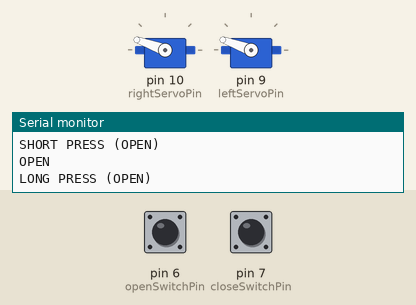
This sketch was run on a simulated Arduino Uno, built with avr-gcc and run on an emulated ATmega328P. On the bench: 2 × servo, the last lines printed to the serial monitor. Inputs (shaded band) come from the test bench; at power-on: pin 6 (openSwitchPin) HIGH, pin 7 (closeSwitchPin) HIGH.

Above: at 2.2 s.
2.3 s: pin 6 (openSwitchPin) pulled LOW for 3.2 s
At 6.4 s:
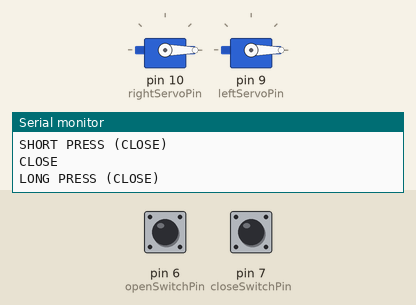
7.0 s: pin 7 (closeSwitchPin) pulled LOW for 0.5 s
At 8.2 s:
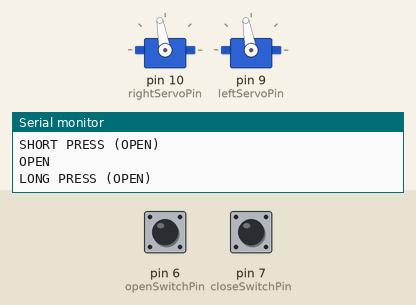
9.8 s: pin 6 (openSwitchPin) pulled LOW for 0.5 s
At 11.24 s:
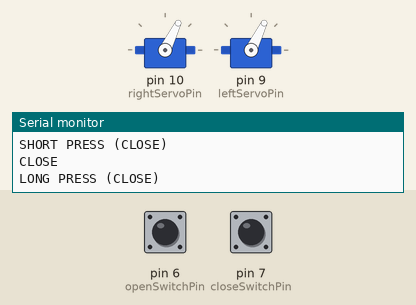
12.9 s: pin 7 (closeSwitchPin) pulled LOW for 1 s
At 15.1 s:
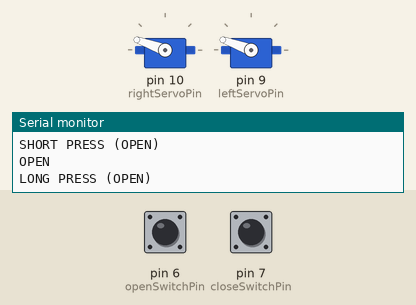
Timing chart, 0 to 16.6 s (numbered marks = the images above; inputs shaded):
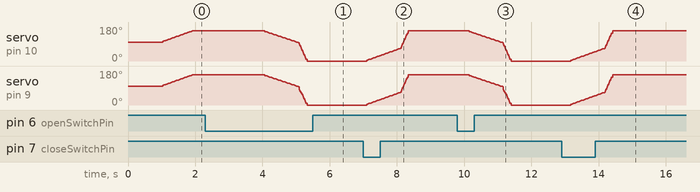

The sketch:

Floxia_Home_Bluetooth.ino
```cpp
/*


           ███████╗██╗      ██████╗ ██╗  ██╗██╗ █████╗
           ██╔════╝██║     ██╔═══██╗╚██╗██╔╝██║██╔══██╗
           █████╗  ██║     ██║   ██║ ╚███╔╝ ██║███████║
           ██╔══╝  ██║     ██║   ██║ ██╔██╗ ██║██╔══██║
           ██║     ███████╗╚██████╔╝██╔╝ ██╗██║██║  ██║
           ╚═╝     ╚══════╝ ╚═════╝ ╚═╝  ╚═╝╚═╝╚═╝  ╚═╝


                            FlOXIA HOME

                      (C)2020 floxia/mpvdc21

                              v0.3rev2


                             GNU LGPLv3
*/
```

Code.ino
```cpp
#include <VarSpeedServo.h> // variable speed servo library.
#include <SoftwareSerial.h> // TX RX software library for bluetooth.

int bluetoothTx = 3; // bluetooth Tx to pin 3.
int bluetoothRx = 2; // bluetooth Rx to pin 2.

SoftwareSerial bluetooth(bluetoothTx, bluetoothRx);

VarSpeedServo leftServo;
VarSpeedServo rightServo;

const int leftServoPin = 9;   // left servo to pin 9.
const int rightServoPin = 10; // right servo Rx to pin 10.

const int openSwitchPin = 6; // open switch to pin 6.
const int closeSwitchPin = 7; // close switch to pin 7.

const int statusLed = 11; // close switch to pin 11.

// Settings

int leftServoAngle = 100;  // initial servo angle degrees 0-180.
int rightServoAngle = 100; // initial servo angle degrees 0-180.

int slowSpeed = 255; // slow speed 0-255.
int fastSpeed = 255; // fast speed 0-255.

int maxServoAngle = 160; // max servo angle degrees 0-180.
int midServoAngle = 80;  // mid servo angle degrees 0-180.
int minServoAngle = 0;   // min servo angle degrees 0-180.

int T1 = 0; // open delay between left and right servos in ms.
int T2 = 0; // close delay between left and right servos in ms

int servoSteps = 2; // servo inching degrees 0-180.

int switchLongPress = 1000; // switch long press in ms.

void setup() {

  Serial.begin(9600); // start serial.

  bluetooth.begin(9600); // start bluetooth serial.

  pinMode(openSwitchPin, INPUT_PULLUP);
  pinMode(closeSwitchPin, INPUT_PULLUP);

  //  leftServo.attach(leftServoPin);
  //  rightServo.attach(rightServoPin);

  leftServo.write(leftServoAngle, slowSpeed);
  rightServo.write(rightServoAngle, slowSpeed);

  Serial.print("LEFT SERVO ANGLE = ");
  Serial.println(leftServoAngle);
  Serial.print("RIGHT SERVO ANGLE = ");
  Serial.println(rightServoAngle);

  delay(1000);

}

void loop() {

  if (digitalRead(openSwitchPin) == HIGH) {
    Serial.println("OPEN");
    Serial.println("");
    unsigned long startOpen = millis();

    while (digitalRead(openSwitchPin) == HIGH) {
      Serial.println("OPEN");
      Serial.println("");

      if (millis() - startOpen < switchLongPress) {
        Serial.println("SHORT PRESS (OPEN)");
        Serial.println("");

        digitalWrite(statusLed, HIGH);

        rightServoAngle += servoSteps;
        leftServoAngle += servoSteps;

        if (rightServoAngle >= maxServoAngle) {
          rightServoAngle = maxServoAngle;

        }

        if (leftServoAngle >= maxServoAngle) {
          leftServoAngle = maxServoAngle;
        }

        rightServo.attach(rightServoPin);
        leftServo.attach(leftServoPin);

        rightServo.write(rightServoAngle, slowSpeed);
        delay(T1);
        leftServo.write(leftServoAngle, slowSpeed);

        digitalWrite(statusLed, LOW);

      }

      else if (millis() - startOpen >= switchLongPress) {
        Serial.println("LONG PRESS (OPEN)");
        Serial.println("");

        rightServoAngle = maxServoAngle;
        leftServoAngle = maxServoAngle;

        rightServo.attach(rightServoPin);
        leftServo.attach(leftServoPin);

        rightServo.write(rightServoAngle, fastSpeed);
        delay(T1);
        leftServo.write(leftServoAngle, fastSpeed);


        ledblink();

        delay(1000);

      }
    }
  }

  if (digitalRead(closeSwitchPin) == HIGH) {
    Serial.println("CLOSE");
    Serial.println("");
    unsigned long startClose = millis();

    while (digitalRead(closeSwitchPin) == HIGH) {
      Serial.println("CLOSE");
      Serial.println("");

      if (millis() - startClose < switchLongPress) {
        Serial.println("SHORT PRESS (CLOSE)");
        Serial.println("");

        digitalWrite(statusLed, HIGH);

        rightServoAngle -= servoSteps;
        leftServoAngle -= servoSteps;

        if (rightServoAngle <= minServoAngle) {
          rightServoAngle = minServoAngle;

        }

        if (leftServoAngle <= minServoAngle) {
          leftServoAngle = minServoAngle;
        }

        rightServo.attach(rightServoPin);
        leftServo.attach(leftServoPin);

        leftServo.write(leftServoAngle, slowSpeed);
        delay(T2);
        rightServo.write(rightServoAngle, slowSpeed);

        digitalWrite(statusLed, LOW);

      }

      else if (millis() - startClose >= switchLongPress) {

        Serial.println("LONG PRESS (CLOSE)");
        Serial.println("");

        leftServoAngle = minServoAngle;
        rightServoAngle = minServoAngle;

        leftServo.attach(leftServoPin);
        rightServo.attach(rightServoPin);

        leftServo.write(leftServoAngle, fastSpeed);
        delay(T2);
        rightServo.write(rightServoAngle, fastSpeed);

        ledblink();

        delay(1000);

      }
    }
  }

  while (bluetooth.available() > 0 ) { // receive number from bluetooth

    int bluetoothValue = bluetooth.read();// save the received number to servopos

    Serial.println(bluetoothValue); // serial print servopos current number received from bluetooth

    int Open;
    int Close;
    int HalfOpen;

    if (bluetoothValue >= 160) {

      Open = 1;
      Close = 0;
      HalfOpen = 0;

      digitalWrite(statusLed, HIGH);

      rightServo.write(maxServoAngle, fastSpeed, true); // roate the servo the angle received from the android app
      delay(T1);
      leftServo.write(maxServoAngle, fastSpeed, true);

      ledblink();

    }

    if (bluetoothValue == 80) while (Open == 1)  {

        HalfOpen = 1;
        Open = 0;
        Close = 0;

        digitalWrite(statusLed, HIGH);

        leftServo.write(midServoAngle, fastSpeed, true); // roate the servo the angle received from the android app
        delay(T2);
        rightServo.write(midServoAngle, fastSpeed, true);

        ledblink();

      }

    if (bluetoothValue == 80) while (Close == 1)  {

        HalfOpen = 1;
        Open = 0;
        Close = 0;

        digitalWrite(statusLed, HIGH);

        rightServo.write(midServoAngle, fastSpeed, true); // roate the servo the angle received from the android app
        delay(T1);
        leftServo.write(midServoAngle, fastSpeed, true);

        ledblink();

      }

    else if (bluetoothValue == 0) {

      Open = 0;
      Close = 1;
      HalfOpen = 0;

      digitalWrite(statusLed, HIGH);

      leftServo.write(minServoAngle, fastSpeed, true); // roate the servo the angle received from the android app
      delay(T2);
      rightServo.write(minServoAngle, fastSpeed, true);

      ledblink();

    }
  }
}
```

Functions.ino
```cpp
void ledblink() {

  digitalWrite(statusLed, HIGH);

  delay(200);

  digitalWrite(statusLed, LOW);

  delay(200);

  digitalWrite(statusLed, HIGH);

  delay(200);

  digitalWrite(statusLed, LOW);

  delay(200);

  digitalWrite(statusLed, HIGH);

  delay(200);

  digitalWrite(statusLed, LOW);

}
```

Measured:
- after the input at 2.3 s, servo on pin 10 (rightServoPin), servo on pin 9 (leftServoPin): moves from 160° to 0° over 1.3 s, starting after 1.8 s
- after the input at 7.0 s, servo on pin 10 (rightServoPin), servo on pin 9 (leftServoPin): moves from 0° to 160° over 1.2 s, starting after 0.11 s
- after the input at 9.8 s, servo on pin 10 (rightServoPin), servo on pin 9 (leftServoPin): moves from 160° to 0° over 1.3 s, starting after 0.35 s
- after the input at 12.9 s, servo on pin 10 (rightServoPin), servo on pin 9 (leftServoPin): moves from 0° to 160° over 1.2 s, starting after 0.28 s
